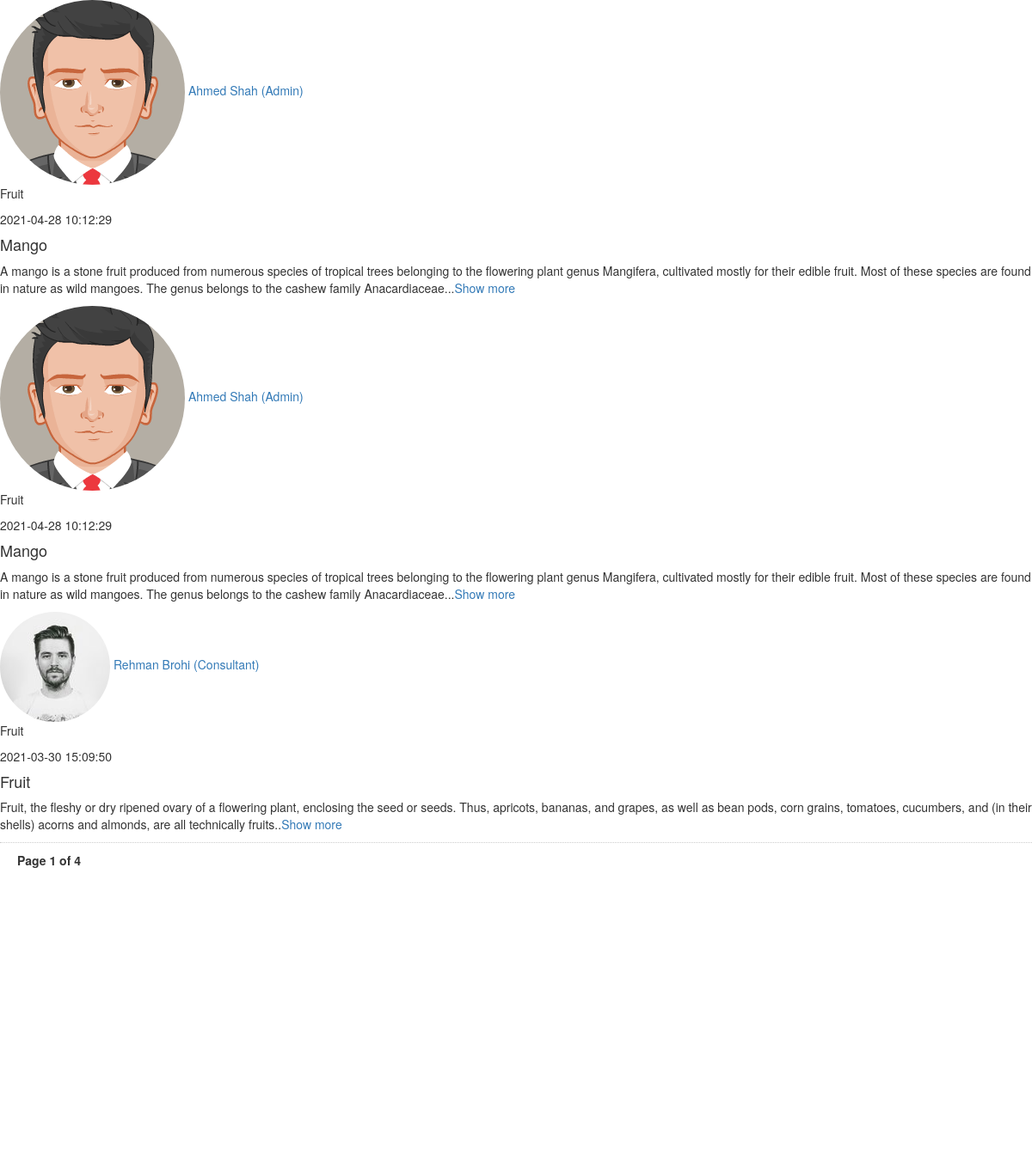
The page /pages/pagination.php on the database its author committed.
### tables this page shows
CREATE TABLE `post` (
  `post_id` int(11) NOT NULL AUTO_INCREMENT,
  `category_id` int(11) NOT NULL,
  `user_assign_role_id` int(11) NOT NULL,
  `post_title` varchar(500) NOT NULL,
  `post_summary` longtext NOT NULL,
  `post_description` longtext DEFAULT NULL,
  `post_type` enum('Knowledge Base','Discussion Forum') NOT NULL,
  `is_active` tinyint(1) DEFAULT 0,
  `added_on` timestamp NOT NULL DEFAULT current_timestamp() ON UPDATE current_timestamp(),
  `updated_on` timestamp NULL DEFAULT NULL,
  `tag` enum('Success Story','Farmer Experience') DEFAULT NULL,
  PRIMARY KEY (`post_id`),
  KEY `user_id` (`user_assign_role_id`),
  KEY `category_id` (`category_id`),
  CONSTRAINT `post_ibfk_1` FOREIGN KEY (`user_assign_role_id`) REFERENCES `user_assign_role` (`user_assign_role_id`)
);

CREATE TABLE `user` (
  `user_id` int(11) NOT NULL AUTO_INCREMENT,
  `first_name` varchar(200) NOT NULL,
  `last_name` varchar(200) NOT NULL,
  `gender` enum('Male','Female') DEFAULT NULL,
  `user_email` varchar(200) NOT NULL,
  `user_password` varchar(200) NOT NULL,
  `user_image` varchar(200) NOT NULL,
  `city_id` int(11) NOT NULL,
  `expert_level` enum('Expert','Intermediate','Beginner') NOT NULL,
  `phone_number` varchar(200) NOT NULL,
  `address` varchar(1000) DEFAULT NULL,
  `is_active` int(1) DEFAULT 1,
  `is_approved` int(1) DEFAULT 0,
  `added_on` timestamp NOT NULL DEFAULT current_timestamp() ON UPDATE current_timestamp(),
  `updated_on` timestamp NULL DEFAULT NULL,
  `category_id` int(11) DEFAULT NULL,
  PRIMARY KEY (`user_id`),
  KEY `city_id` (`city_id`),
  CONSTRAINT `user_ibfk_1` FOREIGN KEY (`city_id`) REFERENCES `city` (`city_id`)
);

CREATE TABLE `user_role` (
  `user_role_id` int(11) NOT NULL AUTO_INCREMENT,
  `user_role` varchar(200) DEFAULT NULL,
  PRIMARY KEY (`user_role_id`)
);

CREATE TABLE `category` (
  `category_id` int(11) NOT NULL AUTO_INCREMENT,
  `category` varchar(200) DEFAULT NULL,
  `parent_category` int(11) DEFAULT NULL,
  PRIMARY KEY (`category_id`),
  KEY `parent_category` (`parent_category`),
  CONSTRAINT `category_ibfk_1` FOREIGN KEY (`parent_category`) REFERENCES `category` (`category_id`)
);

### pages/pagination.php (the view, shortened to what this page needs)
<link rel="stylesheet" href="https://maxcdn.bootstrapcdn.com/bootstrap/3.4.1/css/bootstrap.min.css">
<?php
    require_once '../require/database.php';
    $q = "SELECT * FROM post INNER JOIN user_assign_role ON post.user_assign_role_id=user_assign_role.user_assign_role_id INNER JOIN user_role ON user_role.user_role_id=user_assign_role.user_role_id INNER JOIN category ON category.category_id=post.category_id INNER JOIN post_attachment ON post_attachment.post_id=post.post_id INNER JOIN USER ON user.user_id=user_assign_role.user_id WHERE post_type='Knowledge Base' ORDER BY post.post_id DESC";
    $db->_result($q);
    $con = $db->connection;
    if (isset($_GET['page_no']) && $_GET['page_no']!="") {
        $page_no = $_GET['page_no'];
    }else {
        $page_no = 1;
    }
    $total_records_per_page = 3;
    $offset = ($page_no-1) * $total_records_per_page;
    $previous_page = $page_no - 1;
    $next_page = $page_no + 1;
    $result_count = mysqli_query($con,"SELECT COUNT(*) As total_records FROM post");
    $total_records = mysqli_fetch_array($result_count);
    $total_records = $total_records['total_records'];
    $total_no_of_pages = ceil($total_records / $total_records_per_page);
    $second_last = $total_no_of_pages - 1;
    $result = mysqli_query($con,"SELECT * FROM post INNER JOIN user_assign_role ON post.user_assign_role_id=user_assign_role.user_assign_role_id INNER JOIN user_role ON user_role.user_role_id=user_assign_role.user_role_id INNER JOIN category ON category.category_id=post.category_id INNER JOIN post_attachment ON post_attachment.post_id=post.post_id INNER JOIN USER ON user.user_id=user_assign_role.user_id WHERE post_type='Knowledge Base' ORDER BY post.post_id DESC LIMIT $offset, $total_records_per_page");
?>
    <section class="content">
      <div class="container-fluid">
        <div class="row">
          <div class="col-9">
            <div class="card">
              <div class="card-body" id="filter">
                <?php
                  if ($result->num_rows) {
                      while ($post = mysqli_fetch_assoc($result)) {
                        ?>
                            <div class="post">
                              <div class="user-block">
                                  <img class="img-circle img-bordered-sm" src="<?php echo $post['user_image']; ?>" alt="User Image">
                                  <span class="username">
                                    <a href="#"><?php echo $post['first_name']." ".$post['last_name']." (".$post['user_role'].")"; ?></a>
                                      <p><?php echo $post['category']; ?></p>
                                  </span>
                                <span class="description"><?php echo $post['added_on']; ?></span>
                              </div>
                              <b><h4><?php echo $post['post_title']; ?></h4></b>
                              <p><?php echo $post['post_description']; ?>..<a href="#" onclick="_detail(<?php echo $post['post_id'];?>)">Show more</a></p>
                              <div class="row mb-3">
                                <div class="col-sm-6">
                                </div>
                              </div>
                            </div>
                        <?php
                      }
                  }
                ?>
              </div>
            </div>
          </div>
        </div>
      </div>
    </section>
<div style='padding: 10px 20px 0px; border-top: dotted 1px #CCC;'>
<strong>Page <?php echo $page_no." of ".$total_no_of_pages; ?></strong>
</div>
<ul class="pagination">
<li <?php if($page_no <= 1){ echo "class='disabled'"; } ?>>
<a <?php if($page_no > 1){
echo "href='?page_no=$previous_page'";
} ?>>Previous</a>
</li>
<li <?php if($page_no >= $total_no_of_pages){
echo "class='disabled'";
} ?>>
<a <?php if($page_no < $total_no_of_pages) {
echo "href='?page_no=$next_page'";
} ?>>Next</a>
</li>
<?php if($page_no < $total_no_of_pages){
echo "<li><a href='?page_no=$total_no_of_pages'>Last &rsaquo;&rsaquo;</a></li>";
} ?>
</ul>
<?php
if ($total_no_of_pages <= 10){
    for ($counter = 1; $counter <= $total_no_of_pages; $counter++){
        if ($counter == $page_no) {
           echo "<li class='active'><a>$counter</a></li>";
        }else{
            echo "<li><a href='?page_no=$counter'>$counter</a></li>";
        }
    }
}
    elseif ($total_no_of_pages > 10){
}
if($page_no <= 4) {
 for ($counter = 1; $counter < 8; $counter++){
    if ($counter == $page_no) {
       echo "<li class='active'><a>$counter</a></li>";
        }else{
           echo "<li><a href='?page_no=$counter'>$counter</a></li>";
                }
}
echo "<li><a>...</a></li>";
echo "<li><a href='?page_no=$second_last'>$second_last</a></li>";
echo "<li><a href='?page_no=$total_no_of_pages'>$total_no_of_pages</a></li>";
}
?>

### rows shown on the page
post: user.user_image (picture), user.first_name "Ahmed", user.last_name "Shah", user_role.user_role "Admin", category.category "Fruit", user.added_on "2021-04-28 10:12:29", post_title "Mango", post_description "A mango is a stone fruit produced from numerous species of tropical trees belonging to the flowering plant genus Mangifera, cultivated mostly for their edible fruit. Most of these species are found in nature as wild mangoes. The genus belongs to the cashew family Anacardiaceae."
post: user.user_image (picture), user.first_name "Rehman", user.last_name "Brohi", user_role.user_role "Consultant", category.category "Fruit", user.added_on "2021-03-30 15:09:50", post_title "Fruit", post_description "Fruit, the fleshy or dry ripened ovary of a flowering plant, enclosing the seed or seeds. Thus, apricots, bananas, and grapes, as well as bean pods, corn grains, tomatoes, cucumbers, and (in their shells) acorns and almonds, are all technically fruits"

### other values the page prints
$page_no "1"
$total_no_of_pages "4"
